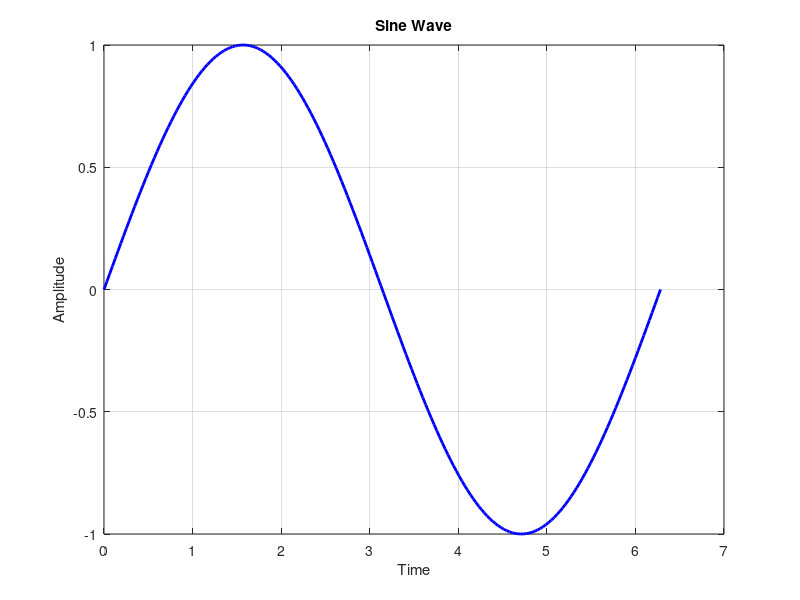

Write the MATLAB code that produced this figure.
x = linspace(0, 2*pi, 200);
y = sin(x);

figure(1);
plot(x, y, 'b-', 'LineWidth', 2);

title('Sine Wave');
xlabel('Time');
ylabel('Amplitude');

grid on;
